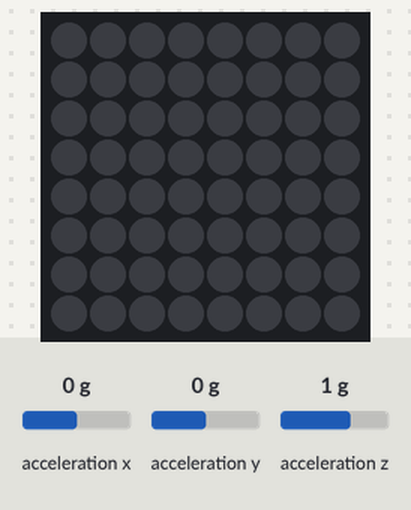
Simulated run of this program. Board: Raspberry Pi (BCM pin numbers) with a Sense HAT. Shown: the Sense HAT's 8×8 RGB LED matrix. Inputs (shaded band) come from the test bench; at power-on: acceleration x 0 g, acceleration y 0 g, acceleration z 1 g. Random numbers come from a fixed seed.

Above: at 1.2 s.
1.3 s: acceleration x set to -3.4 g
At 2.0 s:
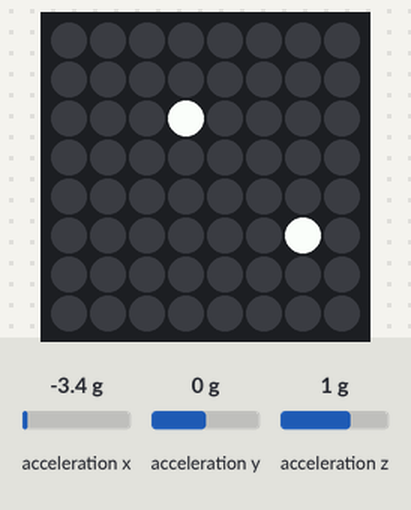
At 4.0 s:
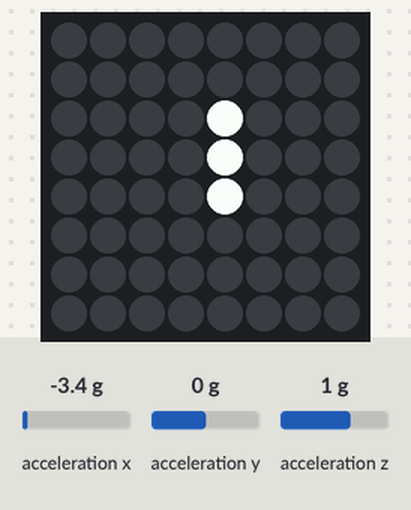
4.3 s: acceleration x set to 0 g
5.8 s: acceleration y set to -3.4 g
At 8.6 s:
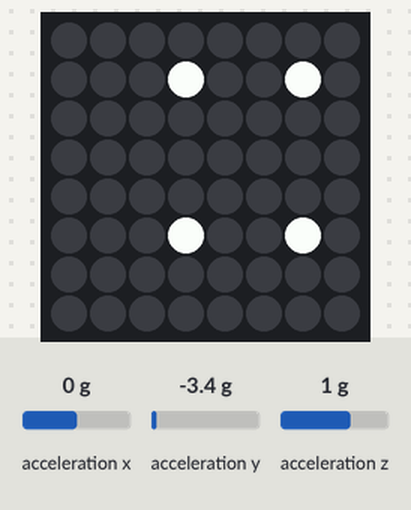
8.8 s: acceleration y set to 0 g
10.3 s: acceleration z set to -3.4 g
At 13.0 s:
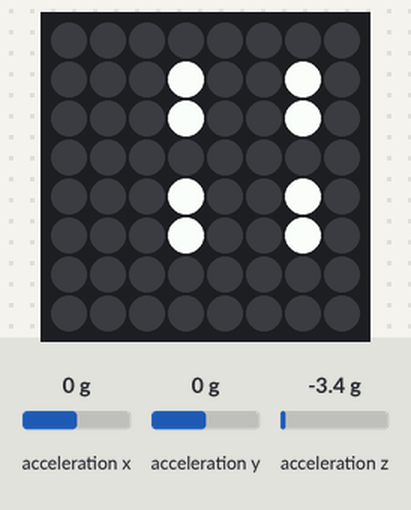
13.3 s: acceleration z set to 0 g
Timing chart, 0 to 15.8 s (numbered marks = the images above; inputs shaded):
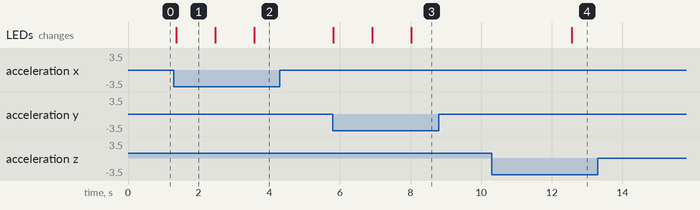

The program:

sense_dice.py
```python
import random
import time
from sense_hat import SenseHat

sense = SenseHat()

# サイコロの目を表すLEDマトリックスパターン
dice_faces = {
    1: [[0, 0, 0, 0, 0, 0, 0, 0],
        [0, 0, 0, 0, 0, 0, 0, 0],
        [0, 0, 0, 0, 1, 0, 0, 0],
        [0, 0, 0, 0, 1, 0, 0, 0],
        [0, 0, 0, 0, 1, 0, 0, 0],
        [0, 0, 0, 0, 0, 0, 0, 0],
        [0, 0, 0, 0, 0, 0, 0, 0],
        [0, 0, 0, 0, 0, 0, 0, 0]],
    2: [[0, 0, 0, 0, 0, 0, 0, 0],
        [0, 0, 0, 0, 0, 0, 0, 0],
        [0, 0, 0, 1, 0, 0, 0, 0],
        [0, 0, 0, 0, 0, 0, 0, 0],
        [0, 0, 0, 0, 0, 0, 0, 0],
        [0, 0, 0, 0, 0, 0, 1, 0],
        [0, 0, 0, 0, 0, 0, 0, 0],
        [0, 0, 0, 0, 0, 0, 0, 0]],
    3: [[0, 0, 0, 0, 0, 0, 0, 0],
        [0, 0, 0, 0, 0, 0, 0, 0],
        [0, 0, 0, 1, 0, 0, 0, 0],
        [0, 0, 0, 0, 1, 0, 0, 0],
        [0, 0, 0, 0, 0, 0, 1, 0],
        [0, 0, 0, 0, 0, 0, 0, 0],
        [0, 0, 0, 0, 0, 0, 0, 0],
        [0, 0, 0, 0, 0, 0, 0, 0]],
    4: [[0, 0, 0, 0, 0, 0, 0, 0],
        [0, 0, 0, 1, 0, 0, 1, 0],
        [0, 0, 0, 0, 0, 0, 0, 0],
        [0, 0, 0, 0, 0, 0, 0, 0],
        [0, 0, 0, 0, 0, 0, 0, 0],
        [0, 0, 0, 1, 0, 0, 1, 0],
        [0, 0, 0, 0, 0, 0, 0, 0],
        [0, 0, 0, 0, 0, 0, 0, 0]],
    5: [[0, 0, 0, 0, 0, 0, 0, 0],
        [0, 0, 0, 1, 0, 0, 1, 0],
        [0, 0, 0, 0, 0, 0, 0, 0],
        [0, 0, 0, 0, 1, 0, 0, 0],
        [0, 0, 0, 0, 0, 0, 0, 0],
        [0, 0, 0, 1, 0, 0, 1, 0],
        [0, 0, 0, 0, 0, 0, 0, 0],
        [0, 0, 0, 0, 0, 0, 0, 0]],
    6: [[0, 0, 0, 0, 0, 0, 0, 0],
        [0, 0, 0, 1, 0, 0, 1, 0],
        [0, 0, 0, 1, 0, 0, 1, 0],
        [0, 0, 0, 0, 0, 0, 0, 0],
        [0, 0, 0, 1, 0, 0, 1, 0],
        [0, 0, 0, 1, 0, 0, 1, 0],
        [0, 0, 0, 0, 0, 0, 0, 0],
        [0, 0, 0, 0, 0, 0, 0, 0]]
}

# LEDマトリックスにサイコロの目を表示する関数
def display_dice(face):
    pattern = dice_faces[face]
    display = []
    for row in pattern:
        for pixel in row:
            if pixel == 1:
                display.append([255, 255, 255])  # 白色のピクセル
            else:
                display.append([0, 0, 0])  # 黒色のピクセル
    sense.set_pixels(display)

# ジャイロセンサーや加速度センサーでシェイクを検出する関数
def detect_shake():
    acceleration = sense.get_accelerometer_raw()
    x = acceleration['x']
    y = acceleration['y']
    z = acceleration['z']

    if abs(x) > 1.5 or abs(y) > 1.5 or abs(z) > 1.5:
        return True
    return False

# メインループ
try:
    while True:
        if detect_shake():
            dice_face = random.randint(1, 6)
            display_dice(dice_face)
            time.sleep(1)  # サイコロが変更されるのを1秒間待つ
        time.sleep(0.1)  # 0.1秒ごとにシェイクをチェック
except KeyboardInterrupt:
    sense.clear()  # プログラム終了時にLEDマトリックスをクリアする
```

Measured:
- after the input at 1.3 s, the LEDs: change after 0.06 s (image 1)
- after the input at 4.3 s, every drawn part: stays the same
- after the input at 5.8 s, the LEDs: first change at once (image 3 shows a later state)
- after the input at 8.8 s, every drawn part: stays the same
- after the input at 10.3 s, the LEDs: change after 2.3 s (image 4)
- after the input at 13.3 s, every drawn part: stays the same
- what the display in image 1 shows lasts 1.1 s, from 1.4 s to 2.5 s
